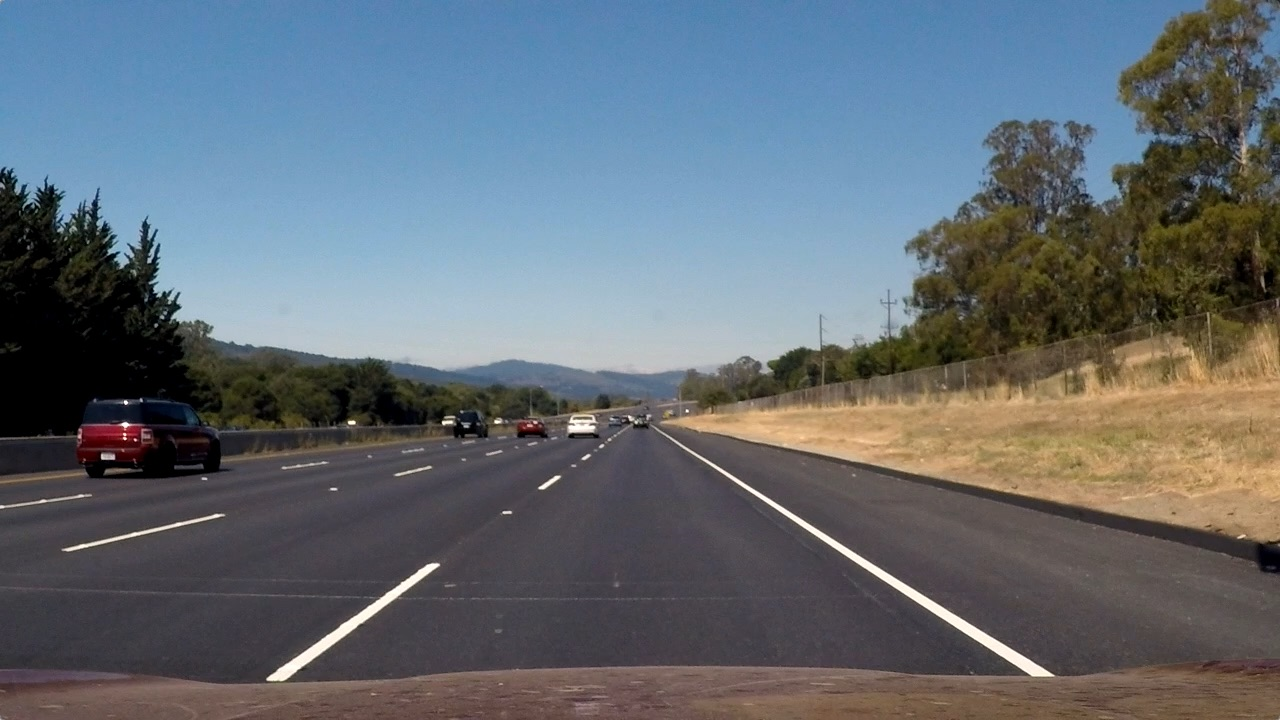
#> input picture test_images/straight_lines2.jpg, 1280 x 720 px, given in place of test5.jpg, which was not available
$ jupyter execute --allow-errors BuildClassifier.ipynb   (shell and % lines are left out)   (older library calls are emulated)   (text cells are left out)
#> lines starting #> are read from the running program, lines starting #| are printed output that depends on the picture; pictures that were not available may be replaced by others from this repository, and a replacement may not be noted
### main.py
import numpy as np
import cv2
import os
import pickle
from skimage.feature import hog
from scipy.ndimage import label
import concurrent.futures


## Car class (needed in VDT)
class Car:
    # [55 lines left out: functions __init__, add_offset_x, add_offset_y, update_object, get_box, not called in this run]


## Vehicle Detection and Tracking Pipeline Class
class VehicleDetectionTracking:
    def __init__(self):
        # Import SVC model
        self.import_SVC()

        self.cars = []

        self.first = True
        self.H = None
        self.W = None

        self.heatmap_prev = []

    def import_SVC(self):

        print('Loading Classifier parameters...')

        dist_pickle = pickle.load(open("svc_pickle.p", "rb"))
        self.svc = dist_pickle["svc"]
        self.X_scaler = dist_pickle["scaler"]
        self.orient = dist_pickle["orient"]
        self.pix_per_cell = dist_pickle["pix_per_cell"]
        self.cell_per_block = dist_pickle["cell_per_block"]
        self.spatial_size = dist_pickle["spatial_size"]
        self.hist_bins = dist_pickle["hist_bins"]

        print('Loading is done')

    # Extract features
    # [286 lines left out: functions convert_color, color_hist, bin_spatial, get_hog_features, extract_img_features, thresholding and 5 more, not called in this run]

## Line class
class Line():
    # [49 lines left out: functions __init__, add_fit, not called in this run]


## Lane Detection Pipline class
class LaneDetection:
    def __init__(self):
        # Camera calibration parameters
        self.K, self.dist_coeff = self.import_calibration_params('calibration_params.txt')
        self.undistorted_frame = None
        # Current left and right fit
        self.left_line = Line()
        self.right_line = Line()


    def import_calibration_params(self, file_path):
        with open(file_path, 'r') as f:
            lines = f.readlines()

        # Parse intrinsics matrix K
        K_values = []
        for line in lines[1:4]:
            line_values = line.strip().replace('[', '').replace(']', '').split()
            K_values.extend(map(float, line_values))
        K = np.array(K_values).reshape(3, 3)

        # Parse distortion coefficients dist_coeff
        dist_coeff_str = lines[-1].strip().strip('[]')  # Remove square brackets and whitespace from the string
        dist_coeff_values = dist_coeff_str.split()
        dist_coeff = np.array(dist_coeff_values, dtype=float)  # Convert the list of strings to a numpy array

        print("Loaded Intrinsics matrix:")
        for row in K:
            print("[", end=" ")
            for value in row:
                print("{:.2f}".format(value), end=" ")
            print("]")

        # Loaded Distortion coefficients
        print("\nLoaded Distortion coefficients:")
        for value in dist_coeff:
            print("{:.3f}".format(value), end=" ")

        return K, dist_coeff

    # [525 lines left out: functions process_new_frame, color_and_gradient_tresh, improved_threshold, get_top_view, histogram, fit_poly and 4 more, not called in this run]


## Main

vdt = VehicleDetectionTracking()
ld = LaneDetection()

# Get video path
current_dir = os.getcwd()
video_path = os.path.join(current_dir, 'test_videos/project_video.mp4')


cap = cv2.VideoCapture(video_path)
frame_rate = cap.get(cv2.CAP_PROP_FPS)
start_time = 5      # Start time in seconds
end_time = 100      # End time in seconds
total_frames = int(frame_rate * (end_time - start_time))  # Total frames to display for the given duration

# Seek to the start time
cap.set(cv2.CAP_PROP_POS_MSEC, start_time * 1000)
frame_count = 0

# Create a VideoWriter object to write the video in memory
fourcc = cv2.VideoWriter_fourcc(*'MP4V')
memory_video = cv2.VideoWriter('outputs/LaneDetectionVehicleTrackingVideo.mp4', fourcc, frame_rate, (int(cap.get(3)), int(cap.get(4))))


with concurrent.futures.ThreadPoolExecutor() as executor:
    while cap.isOpened():
        ret, frame = cap.read()
        if not ret or frame_count >= total_frames or cv2.waitKey(1) == ord('q'):
            break

        # Submitting tasks to the ThreadPoolExecutor
        lane_future = executor.submit(ld.process_new_frame, frame)
        heatmap_thresh_future = executor.submit(vdt.process_new_frame, frame)

        # Retrieve results
        lane_image = lane_future.result()
        heatmap_thresh = heatmap_thresh_future.result()

        # Display or process the combined image as needed
        draw_image = vdt.draw_boxes(lane_image, heatmap_thresh)
        cv2.imshow('Detected cars', draw_image)
        memory_video.write(draw_image)

        frame_count += 1

cap.release()
memory_video.release()
cv2.destroyAllWindows()

### BuildClassifier.ipynb
[cell 1]
import numpy as np
import cv2
import matplotlib.pyplot as plt
import os
import time
import random
import pickle

[cell 2]
## Importing vehicle and non-vehicles images

def import_images(directory):
    """
    This function takes the path of a directorty and returns a list of images extracted from every depending directory
    """
    # Extract folder names in the given directory
    folder_names = [name for name in os.listdir(directory) if os.path.isdir(os.path.join(directory, name))]

    # Iterate through folders to extract images
    images_list = []
    for folder in folder_names:
        folder_path = os.path.join(directory, folder)
        pattern = os.path.join(folder_path, '*.png')
        image_files = glob.glob(pattern)
        image_files = sorted(glob.glob(pattern))
        # Loop through the list of filenames and load each image
        for filename in image_files:
            image = cv2.imread(filename)
            images_list.append(image)

    return images_list


current_directory = os.getcwd()
vehicles_directory = os.path.join(current_directory, 'vehicles')
non_vehicles_directory = os.path.join(current_directory, 'non-vehicles')

#> (the rest of this cell did not finish here and is left out)

[cell 3]
# [9 lines left out: function color_hist, not called in this run]

#> (a cell that did not finish here is left out)

[cell 5]
# [5 lines left out: function bin_spatial, not called in this run]

#> (a cell that did not finish here is left out)

[cell 7]
from skimage.feature import hog

# [18 lines left out: function get_hog_features, not called in this run]

#> (a cell that did not finish here is left out)

[cell 9]
# [48 lines left out: function extract_features, not called in this run]

[cell 10]
color_space    = 'YCrCb'    # Can be RGB, HSV, LUV, HLS, YUV, YCrCb
orient         = 9          # HOG orientations
pix_per_cell   = 8          # HOG pixels per cell
cell_per_block = 2          # HOG cells per block
hog_channel    = 'ALL'      # Can be 0, 1, 2, or "ALL"
spatial_size   = (32, 32)   # Spatial binning dimensions
hist_bins      = 32         # Number of histogram bins
spatial_feat   = True       # Spatial features on or off
hist_feat      = True       # Histogram features on or off
hog_feat       = True       # HOG features on or off

[cell 11]
# Record the start time
start_time = time.time()

# Extract features
#> (the rest of this cell did not finish here and is left out)

[cell 12]
from sklearn.svm import LinearSVC
from sklearn.model_selection import train_test_split
from sklearn.preprocessing import StandardScaler

#> (the rest of this cell did not finish here and is left out)

[cell 13]
# [39 lines left out: function extract_img_features, not called in this run]

#> (a cell that did not finish here is left out)

#> (a cell that did not finish here is left out)

[cell 16]
# Save data to pickle file
dist_pickle = {}
#> (the rest of this cell did not finish here and is left out)

[cell 17]
# Delete all stored variables

[cell 18]
import numpy as np
import matplotlib.pyplot as plt
import os
import cv2
import glob
import time
import random
import pickle

[cell 19]
print('Loading Classifier parameters...')
dist_pickle = pickle.load( open("svc_pickle.p", "rb" ) )
#> (reads svc_pickle.p from the repository)
svc = dist_pickle["svc"]
X_scaler = dist_pickle["scaler"]
orient = dist_pickle["orient"]
pix_per_cell = dist_pickle["pix_per_cell"]
cell_per_block = dist_pickle["cell_per_block"]
spatial_size = dist_pickle["spatial_size"]
hist_bins = dist_pickle["hist_bins"]

print('Loading is done')

[cell 20]
# Get the current directory
current_dir = os.getcwd()

# Import image with cars
path = os.path.join(current_dir, 'test_images/test5.jpg')
image = cv2.imread(path)
#> image is the input picture: shape (720, 1280, 3); mean B, G, R 115.1, 107.7, 99.4
image = cv2.cvtColor(image, cv2.COLOR_BGR2RGB)

plt.imshow(image)
plt.show()

[cell 21]
# [7 lines left out: function convert_color, not called in this run]


def color_hist(img, nbins=32):  #bins_range=(0, 256)
    # Compute the histogram of the color channels separately
    channel1_hist = np.histogram(img[:, :, 0], bins=nbins)
    channel2_hist = np.histogram(img[:, :, 1], bins=nbins)
    channel3_hist = np.histogram(img[:, :, 2], bins=nbins)
    # Concatenate the histograms into a single feature vector
    hist_features = np.concatenate((channel1_hist[0], channel2_hist[0], channel3_hist[0]))

    return hist_features


def bin_spatial(img, size=(32, 32)):
    color1 = cv2.resize(img[:, :, 0], size).ravel()
    color2 = cv2.resize(img[:, :, 1], size).ravel()
    color3 = cv2.resize(img[:, :, 2], size).ravel()
    return np.hstack((color1, color2, color3))


from skimage.feature import hog


def get_hog_features(img, orient, pix_per_cell, cell_per_block,
                     vis=False, feature_vec=True):
    # Call with two outputs if vis==True
    if vis == True:
        features, hog_image = hog(img, orientations=orient,
                                  pixels_per_cell=(pix_per_cell, pix_per_cell),
                                  cells_per_block=(cell_per_block, cell_per_block),
                                  transform_sqrt=False,
                                  visualize=vis, feature_vector=feature_vec)
        return features, hog_image
    # Otherwise call with one output
    else:
        features = hog(img, orientations=orient,
                       pixels_per_cell=(pix_per_cell, pix_per_cell),
                       cells_per_block=(cell_per_block, cell_per_block),
                       transform_sqrt=False,
                       visualize=vis, feature_vector=feature_vec)
        return features

[cell 22]
# Import image with cars
path = os.path.join(current_dir, 'test_images/test1.jpg')
image = cv2.imread(path)
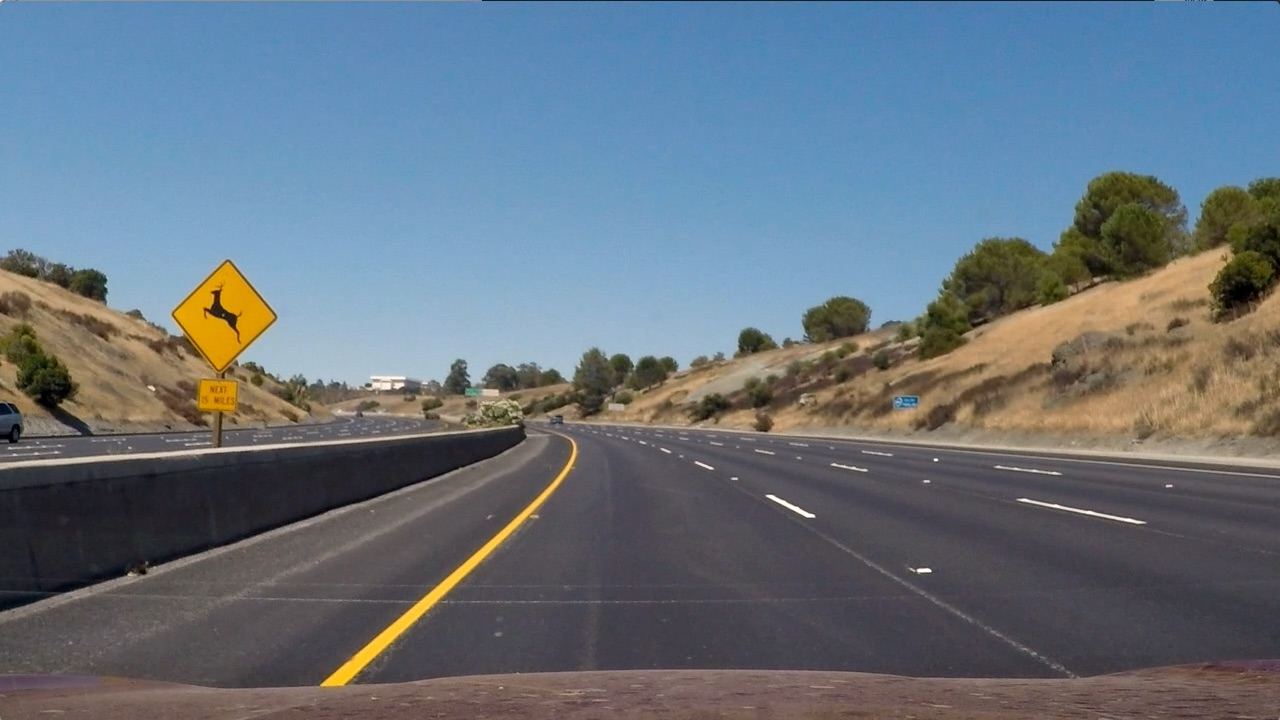
#> input picture test_images/test2.jpg, 1280 x 720 px, given in place of test1.jpg, which was not available
#> image is the input picture: shape (720, 1280, 3); mean B, G, R 125.5, 114.6, 102.8
image = cv2.cvtColor(image, cv2.COLOR_BGR2RGB)

# Convert the image to HLS color space
hls = cv2.cvtColor(image, cv2.COLOR_BGR2HLS)
#> hls: shape (720, 1280, 3); mean of channels 0, 1, 2 78.2, 113.9, 64.8

# Extract the S (saturation) channel
s_channel = hls[:, :, 2]
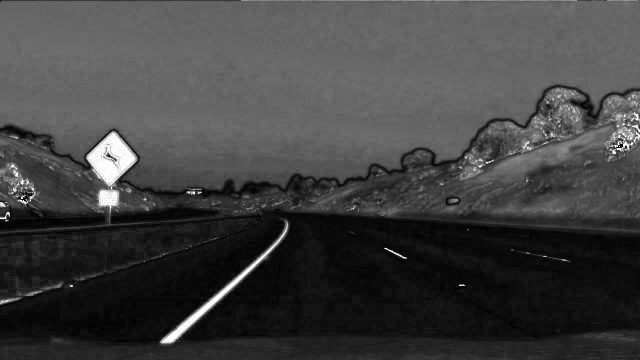
#> s_channel: shape (720, 1280) (shown at 1/2 size); min 0, max 255, mean 64.8

# Apply Sobel operator in the x direction to the S channel
sobelx = cv2.Sobel(s_channel, cv2.CV_64F, 1, 0)
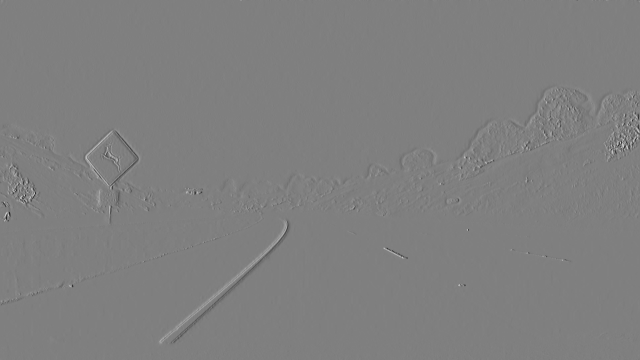
#> sobelx: shape (720, 1280) float64 (shown at 1/2 size); min -1020, max 1020, mean 0; drawn with min black and max white

# Take the absolute value of the derivative
abs_sobelx = np.absolute(sobelx)

# Scale to 8-bit (0 - 255)
scaled_sobel = np.uint8(255 * abs_sobelx / np.max(abs_sobelx))

# Threshold x gradient
thresh_min = 20
thresh_max = 100
sxbinary = np.zeros_like(scaled_sobel)
sxbinary[(scaled_sobel >= thresh_min) & (scaled_sobel <= thresh_max)] = 1

# Threshold color channel
s_thresh_min = 150
s_thresh_max = 255
s_binary = np.zeros_like(s_channel)
s_binary[(s_channel >= s_thresh_min) & (s_channel <= s_thresh_max)] = 1

# Combine the two binary thresholds
combined_binary = np.zeros_like(sxbinary)
combined_binary[(s_binary == 1) | (sxbinary == 1)] = 1
combined_binary[:400, :] = 0

# Display the combined binary image
plt.imshow(combined_binary*255, cmap='gray')
plt.show()
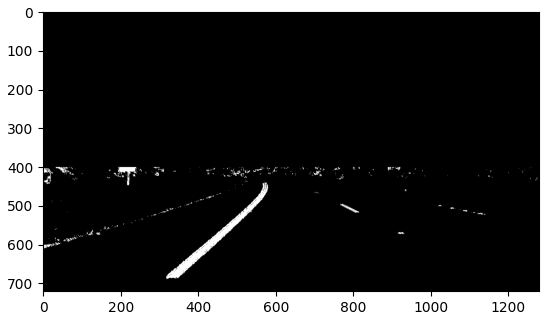
#> figure drawn by matplotlib, 1 panel
#> (the rest of the program and of its run is left out)
